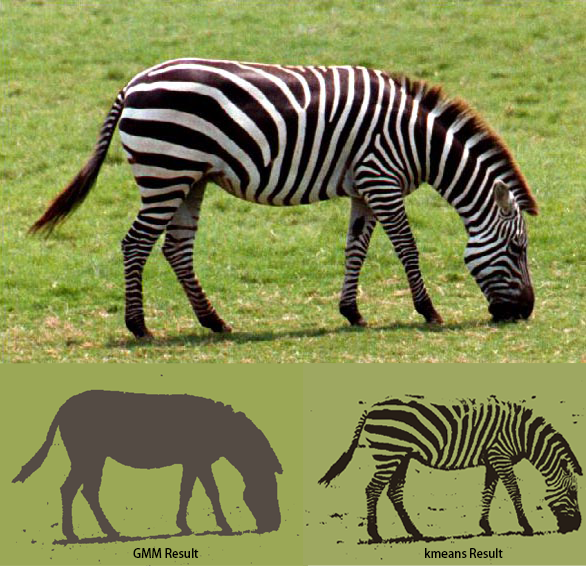
#> input picture 成果物/2. Image segmentation/Result and Report/zebra.png, 586 x 566 px, given in place of zebra.jpg, which was not available
$ python RunGMMImageSegmentation.py   (older library calls are emulated)
#> lines starting #> are read from the running program, lines starting #| are printed output that depends on the picture; pictures that were not available may be replaced by others from this repository, and a replacement may not be noted
#> further down, img is the input picture: shape (566, 586, 4); mean R, G, B, A 129.9, 135.9, 79.4, 255
# -*- coding: utf-8 -*-
'''
使用sklearn库中的高斯混合模型 GaussianMixture和k-均值KMeans方法对图像进行分割
'''

import numpy as np

import time
import matplotlib.pyplot as plt
from scipy.io import loadmat
from scipy import misc
from sklearn.model_selection import train_test_split
from sklearn.datasets import make_blobs


########### Learns a MoG model using the EM-algorithm for image-segmentation.
from sklearn.mixture import GaussianMixture


############ Performs k-means clusering on the pixel values of an image. Used for color-quantization/compression.#####
from sklearn.cluster import KMeans
import sklearn


def kmeans_colors(img, k, max_iter=100):
    """
    Performs k-means clusering on the pixel values of an image.
    Used for color-quantization/compression.
    Args:
        img: The input color image of shape [h, w, 3]
        k: The number of color clusters to be computed
    Returns:
        img_cl:  The color quantized image of shape [h, w, 3]
    """
#> called with k = 2, max_iter = 100

    img_cl = None

    #######################################################################
    # TODO:                                                               #
    # Perfom k-means clustering of the pixel values of the image img.     #
    #######################################################################
    img = np.array(img, dtype=np.float64) / 255
    w, h, d = tuple(img.shape)
#> w = 566; h = 586; d = 4
    image_array = np.reshape(img, (w * h, d))

    # Fitting model on a small sub-sample of the data
    image_array_sample = sklearn.utils.shuffle(image_array, random_state=0)[:1000]
#> image_array_sample = 1000 rows, first 6: [0.459, 0.557, 0.149, 1], [0.0627, 0.0196, 0.00392, 1], [0.718, 0.761, 0.451, 1], [0.275, 0.31, 0.125, 1], [0.604, 0.667, 0.278, 1], [0.608, 0.659, 0.337, 1]

    # In this case n_clusters is the amount of colors
    kmeans = KMeans(n_clusters=k, random_state=0, max_iter=max_iter).fit(image_array_sample)

    labels = kmeans.predict(image_array)

    # Reproduce the picture
    img_cl = np.zeros((w, h, d))
    label_idx = 0
    for i in range(w):
        for j in range(h):
            img_cl[i][j] = kmeans.cluster_centers_[labels[label_idx]]
            label_idx += 1
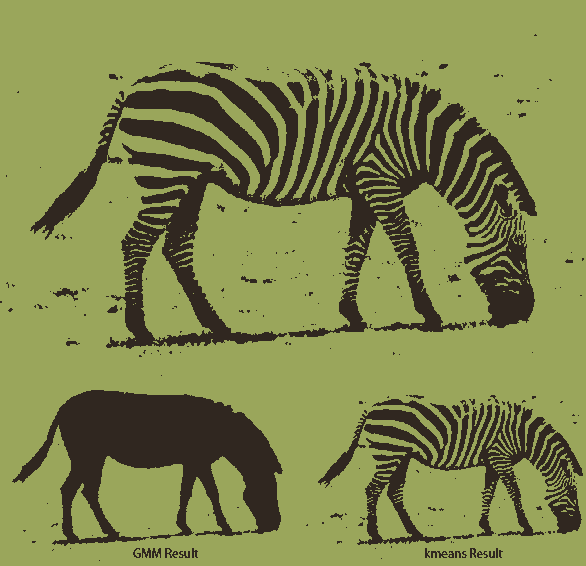
#> img_cl: shape (566, 586, 4) float64; mean of channels 0, 1, 2, 3 0.503, 0.527, 0.301, 1; drawn as R, G, B
#> after the loop, label_idx = 331676

    return img_cl

############### Learns a MoG model using the EM-algorithm for image-segmentation #####################################
def em_segmentation(img, k, max_iter=20):
    """
    Learns a MoG model using the EM-algorithm for image-segmentation.
    Args:
        img: The input color image of shape [h, w, 3]
        k: The number of gaussians to be used
    Returns:
        label_img: A matrix of labels indicating the gaussian of size [h, w]
    """
#> called with k = 2, max_iter = 50

    labels = None

    #######################################################################
    # TODO:                                                               #
    # 1st: Augment the pixel features with their 2D coordinates to get    #
    #      features of the form RGBXY (see np.meshgrid)                   #
    # 2nd: Fit the MoG to the resulting data using                        #
    #      sklearn.mixture.GaussianMixture                                #
    # 3rd: Predict the assignment of the pixels to the gaussian and       #
    #      generate the label-image                                       #
    #######################################################################

    # 1 preparations
    w = img.shape[1]
#> w = 586
    h = img.shape[0]
#> h = 566
    cols = img.shape[2]
#> cols = 4

    xgrid, ygrid = np.meshgrid(np.arange(0, w, 1), np.arange(0, h, 1))

    coordinates = np.stack((ygrid, xgrid), axis=2)
    img = np.concatenate((img, coordinates), axis=2)

    img = np.reshape(img, (h * w, cols + 2))

    # 2 fit the MoG
    moG = GaussianMixture(n_components=k).fit(img)

    label_img = moG.predict(img)

    means = np.delete(moG.means_, [3, 4], axis=1).astype('uint8')
#> means = [[88, 80, 66, 41], [154, 168, 87, 33]]

    img_temp = np.take(means, label_img, axis=0)
    labels = np.reshape(img_temp, (h, w, cols))
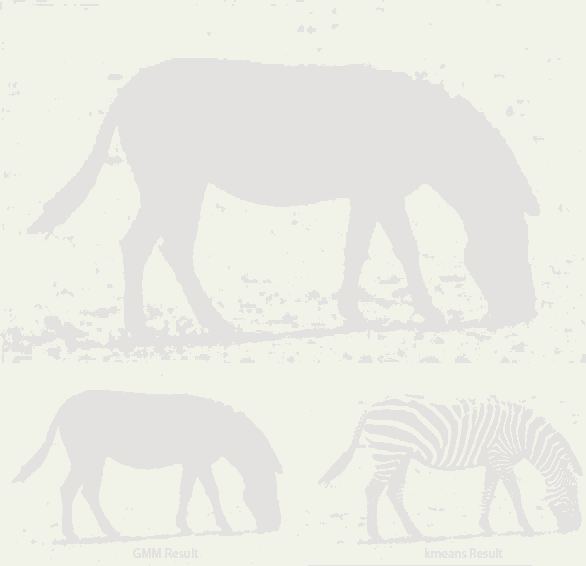
#> labels: shape (566, 586, 4); mean of channels 0, 1, 2, 3 129.6, 135.4, 79.2, 36; transparent parts drawn white

    return labels

###################################################################################################################

# Load and show test image
img = misc.imread('zebra.jpg')
#img = misc.imread('dif_hand.jpg')
plt.imshow(img)
plt.title("Original image")
plt.show()

##### K-means segmentation
k = 2
img_cl = kmeans_colors(img, k)
###### Show the quantized image
plt.imshow(img_cl)
plt.title("k-means segmentation result")
plt.savefig('kMeansSegmentationImage.png', dpi=300) #保存图像
plt.show()


############ Test your implementation
k = 2
img_cl = em_segmentation(img, k, max_iter=50)

#### Show the quantized image
plt.imshow(img_cl)
plt.title("GMM segmentation result using EM")
plt.savefig('GMMSegmentationImage.png', dpi=300) #保存图像
plt.show()

$ run again, with 成果物/2. Image segmentation/Result and Report/dif_hand.png copied over 成果物/2. Image segmentation/Result and Report/zebra.png
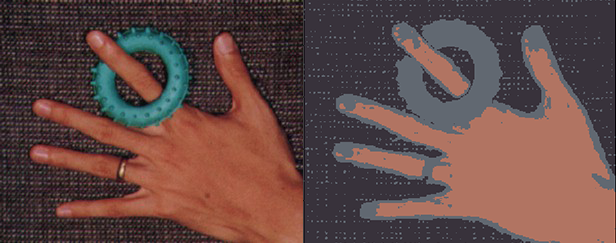
#> input picture 成果物/2. Image segmentation/Result and Report/dif_hand.png, 616 x 243 px, given in place of zebra.jpg, which was not available
#> img is the input picture: shape (243, 616, 4); mean R, G, B, A 98.9, 72.2, 68.8, 255
#> image_array_sample = 1000 rows, first 6: [0.22, 0.196, 0.231, 1], [0.616, 0.353, 0.251, 1], [0.6, 0.439, 0.404, 1], [0.267, 0.251, 0.208, 1], [0.259, 0.18, 0.224, 1], [0.671, 0.337, 0.255, 1]
#> after the loop in kmeans_colors, `for i in range(w):`:
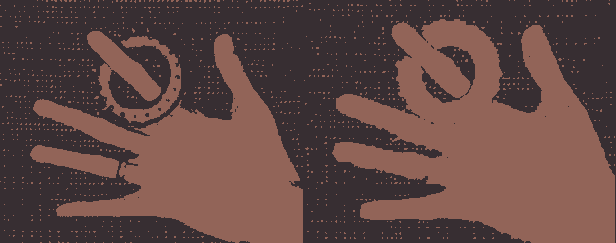
#> img_cl: shape (243, 616, 4) float64; mean of channels 0, 1, 2, 3 0.383, 0.28, 0.268, 1; drawn as R, G, B
#> after the loop in kmeans_colors, `for i in range(w):`: label_idx = 149688
#> means = [[95, 63, 57, 167], [102, 81, 81, 203]]
#> in em_segmentation, `labels = np.reshape(img_temp, (h, w, cols))`:
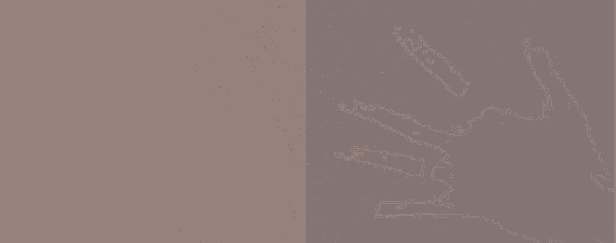
#> labels: shape (243, 616, 4); mean of channels 0, 1, 2, 3 98.4, 71.6, 68.5, 184.2; transparent parts drawn white
